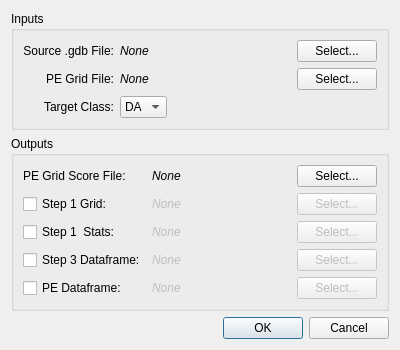
<?xml version="1.0" encoding="UTF-8"?>
<ui version="4.0">
 <class>Dialog</class>
 <widget class="QDialog" name="Dialog">
  <property name="geometry">
   <rect>
    <x>0</x>
    <y>0</y>
    <width>400</width>
    <height>336</height>
   </rect>
  </property>
  <property name="windowTitle">
   <string>Calculate PE Score</string>
  </property>
  <layout class="QVBoxLayout" name="verticalLayout">
   <property name="sizeConstraint">
    <enum>QLayout::SetDefaultConstraint</enum>
   </property>
   <item>
    <widget class="QGroupBox" name="groupBox">
     <property name="title">
      <string>Inputs</string>
     </property>
     <layout class="QGridLayout" name="gridLayout" columnstretch="0,0,0,0">
      <property name="sizeConstraint">
       <enum>QLayout::SetMaximumSize</enum>
      </property>
      <item row="2" column="1">
       <widget class="QComboBox" name="targetCombo">
        <property name="sizePolicy">
         <sizepolicy hsizetype="Maximum" vsizetype="Fixed">
          <horstretch>0</horstretch>
          <verstretch>0</verstretch>
         </sizepolicy>
        </property>
        <item>
         <property name="text">
          <string>DA</string>
         </property>
        </item>
        <item>
         <property name="text">
          <string>DS</string>
         </property>
        </item>
       </widget>
      </item>
      <item row="2" column="0">
       <widget class="QLabel" name="label_4">
        <property name="text">
         <string>Target Class:</string>
        </property>
        <property name="alignment">
         <set>Qt::AlignRight|Qt::AlignTrailing|Qt::AlignVCenter</set>
        </property>
       </widget>
      </item>
      <item row="0" column="0">
       <widget class="QLabel" name="label">
        <property name="text">
         <string>Source .gdb File:</string>
        </property>
        <property name="alignment">
         <set>Qt::AlignRight|Qt::AlignTrailing|Qt::AlignVCenter</set>
        </property>
       </widget>
      </item>
      <item row="1" column="0">
       <widget class="QLabel" name="label_2">
        <property name="text">
         <string>PE Grid File:</string>
        </property>
        <property name="alignment">
         <set>Qt::AlignRight|Qt::AlignTrailing|Qt::AlignVCenter</set>
        </property>
       </widget>
      </item>
      <item row="0" column="1">
       <widget class="ElideLabel" name="gdbLbl">
        <property name="sizePolicy">
         <sizepolicy hsizetype="Minimum" vsizetype="Preferred">
          <horstretch>0</horstretch>
          <verstretch>0</verstretch>
         </sizepolicy>
        </property>
        <property name="font">
         <font>
          <italic>true</italic>
         </font>
        </property>
        <property name="layoutDirection">
         <enum>Qt::LeftToRight</enum>
        </property>
        <property name="text">
         <string>None</string>
        </property>
       </widget>
      </item>
      <item row="1" column="1">
       <widget class="ElideLabel" name="gridFileLbl">
        <property name="sizePolicy">
         <sizepolicy hsizetype="Minimum" vsizetype="Preferred">
          <horstretch>0</horstretch>
          <verstretch>0</verstretch>
         </sizepolicy>
        </property>
        <property name="font">
         <font>
          <italic>true</italic>
         </font>
        </property>
        <property name="text">
         <string>None</string>
        </property>
       </widget>
      </item>
      <item row="1" column="3">
       <widget class="QPushButton" name="gridFileButton">
        <property name="text">
         <string>Select...</string>
        </property>
       </widget>
      </item>
      <item row="0" column="3">
       <widget class="QPushButton" name="gdbButton">
        <property name="text">
         <string>Select...</string>
        </property>
       </widget>
      </item>
      <item row="2" column="2">
       <spacer name="horizontalSpacer">
        <property name="orientation">
         <enum>Qt::Horizontal</enum>
        </property>
        <property name="sizeHint" stdset="0">
         <size>
          <width>40</width>
          <height>20</height>
         </size>
        </property>
       </spacer>
      </item>
     </layout>
    </widget>
   </item>
   <item>
    <widget class="QGroupBox" name="groupBox_2">
     <property name="title">
      <string>Outputs</string>
     </property>
     <layout class="QGridLayout" name="gridLayout_2" columnstretch="0,1,0">
      <property name="sizeConstraint">
       <enum>QLayout::SetDefaultConstraint</enum>
      </property>
      <item row="1" column="0">
       <widget class="QCheckBox" name="s1GridOutCB">
        <property name="text">
         <string>Step 1 Grid:</string>
        </property>
       </widget>
      </item>
      <item row="0" column="1">
       <widget class="ElideLabel" name="finalGridLbl">
        <property name="font">
         <font>
          <italic>true</italic>
         </font>
        </property>
        <property name="text">
         <string>None</string>
        </property>
        <property name="scaledContents">
         <bool>false</bool>
        </property>
        <property name="alignment">
         <set>Qt::AlignLeading|Qt::AlignLeft|Qt::AlignVCenter</set>
        </property>
        <property name="textInteractionFlags">
         <set>Qt::TextSelectableByKeyboard|Qt::TextSelectableByMouse</set>
        </property>
       </widget>
      </item>
      <item row="0" column="2">
       <widget class="QPushButton" name="finalGridButton">
        <property name="text">
         <string>Select...</string>
        </property>
       </widget>
      </item>
      <item row="0" column="0">
       <widget class="QLabel" name="label_3">
        <property name="text">
         <string>PE Grid Score File:</string>
        </property>
       </widget>
      </item>
      <item row="2" column="1">
       <widget class="ElideLabel" name="s1StatOutLbl">
        <property name="enabled">
         <bool>false</bool>
        </property>
        <property name="font">
         <font>
          <italic>true</italic>
         </font>
        </property>
        <property name="text">
         <string>None</string>
        </property>
       </widget>
      </item>
      <item row="2" column="2">
       <widget class="QPushButton" name="s1StatOutButton">
        <property name="enabled">
         <bool>false</bool>
        </property>
        <property name="text">
         <string>Select...</string>
        </property>
       </widget>
      </item>
      <item row="4" column="0">
       <widget class="QCheckBox" name="PEDataframeOutCB">
        <property name="text">
         <string>PE Dataframe:</string>
        </property>
       </widget>
      </item>
      <item row="2" column="0">
       <widget class="QCheckBox" name="s1StatOutCB">
        <property name="text">
         <string>Step 1  Stats:</string>
        </property>
       </widget>
      </item>
      <item row="4" column="2">
       <widget class="QPushButton" name="PEDataframeOutButton">
        <property name="enabled">
         <bool>false</bool>
        </property>
        <property name="text">
         <string>Select...</string>
        </property>
       </widget>
      </item>
      <item row="1" column="2">
       <widget class="QPushButton" name="s1GridOutButton">
        <property name="enabled">
         <bool>false</bool>
        </property>
        <property name="text">
         <string>Select...</string>
        </property>
       </widget>
      </item>
      <item row="1" column="1">
       <widget class="ElideLabel" name="s1GridOutLbl">
        <property name="enabled">
         <bool>false</bool>
        </property>
        <property name="font">
         <font>
          <italic>true</italic>
         </font>
        </property>
        <property name="text">
         <string>None</string>
        </property>
       </widget>
      </item>
      <item row="3" column="0">
       <widget class="QCheckBox" name="s3DataframeOutCB">
        <property name="text">
         <string>Step 3 Dataframe:</string>
        </property>
       </widget>
      </item>
      <item row="3" column="1">
       <widget class="ElideLabel" name="s3DataframeOutLbl">
        <property name="enabled">
         <bool>false</bool>
        </property>
        <property name="font">
         <font>
          <italic>true</italic>
         </font>
        </property>
        <property name="text">
         <string>None</string>
        </property>
       </widget>
      </item>
      <item row="3" column="2">
       <widget class="QPushButton" name="s3DataframeOutButton">
        <property name="enabled">
         <bool>false</bool>
        </property>
        <property name="text">
         <string>Select...</string>
        </property>
       </widget>
      </item>
      <item row="4" column="1">
       <widget class="ElideLabel" name="PEDataframeOutLbl">
        <property name="enabled">
         <bool>false</bool>
        </property>
        <property name="font">
         <font>
          <italic>true</italic>
         </font>
        </property>
        <property name="text">
         <string>None</string>
        </property>
       </widget>
      </item>
     </layout>
    </widget>
   </item>
   <item>
    <widget class="QDialogButtonBox" name="buttonBox">
     <property name="orientation">
      <enum>Qt::Horizontal</enum>
     </property>
     <property name="standardButtons">
      <set>QDialogButtonBox::Cancel|QDialogButtonBox::Ok</set>
     </property>
    </widget>
   </item>
  </layout>
 </widget>
 <customwidgets>
  <customwidget>
   <class>ElideLabel</class>
   <extends>QLabel</extends>
   <header>..ElideLabelWidget</header>
  </customwidget>
 </customwidgets>
 <resources/>
 <connections>
  <connection>
   <sender>buttonBox</sender>
   <signal>accepted()</signal>
   <receiver>Dialog</receiver>
   <slot>accept()</slot>
   <hints>
    <hint type="sourcelabel">
     <x>248</x>
     <y>254</y>
    </hint>
    <hint type="destinationlabel">
     <x>157</x>
     <y>274</y>
    </hint>
   </hints>
  </connection>
  <connection>
   <sender>buttonBox</sender>
   <signal>rejected()</signal>
   <receiver>Dialog</receiver>
   <slot>reject()</slot>
   <hints>
    <hint type="sourcelabel">
     <x>316</x>
     <y>260</y>
    </hint>
    <hint type="destinationlabel">
     <x>286</x>
     <y>274</y>
    </hint>
   </hints>
  </connection>
 </connections>
</ui>
